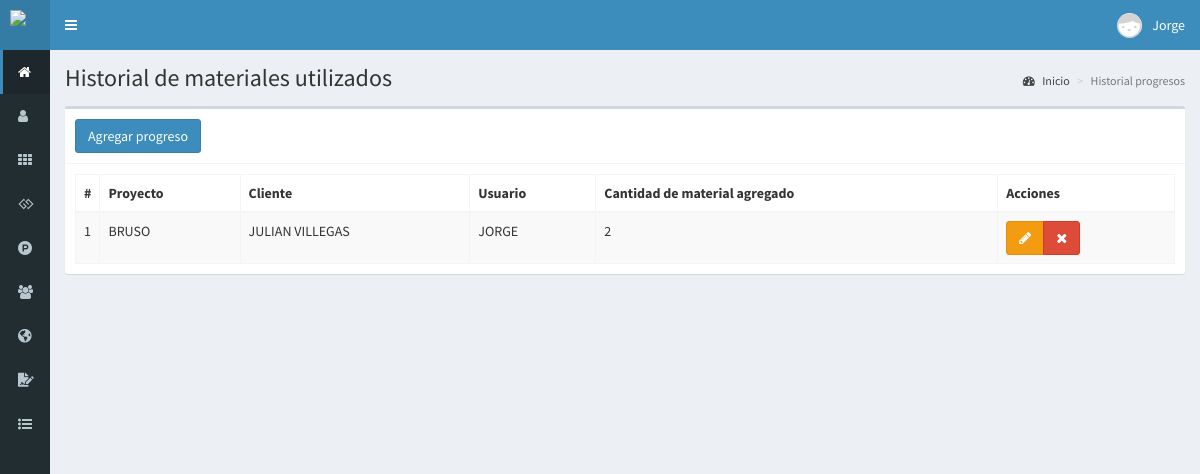
The page /historial-progresos (signed in) on the database its author committed.
### tables this page shows
CREATE TABLE `progreso` (
  `idPro` int(11) NOT NULL,
  `idProyec` int(11) NOT NULL,
  `nomPro` varchar(250) NOT NULL,
  `cliente` varchar(50) NOT NULL,
  `user` varchar(50) NOT NULL,
  `descripM` text NOT NULL,
  `cantidadMP` int(250) NOT NULL,
  `fecha` date NOT NULL
);

### controladores/plantilla.controlador.php (called while the page is built)
<?php
class ControladorPlantilla{
	static public function ctrPlantilla(){
		include "vistas/plantilla.php";
	}
}

### index.php (called while the page is built, shortened)
<?php
require_once "controladores/plantilla.controlador.php";
require_once "controladores/progreso.controlador.php";
require_once "modelos/progreso.modelo.php";
$plantilla = new ControladorPlantilla();
$plantilla -> ctrPlantilla();

### controladores/progreso.controlador.php (called while the page is built, shortened)
<?php
class ControladorProgreso{
	static public function ctrMostrarProgresos($item, $valor){
		$tabla = "progreso";
		$respuesta = ModeloProgreso::mdlMostrarProgresos($tabla, $item, $valor);
		return $respuesta;
	}
}

### modelos/conexion.php (called while the page is built)
<?php
class Conexion{
	static public function conectar(){
		$link = new PDO("mysql:host=localhost;dbname=pos",
			            "root",
			            "");
		$link->exec("set names utf8");
		return $link;
	}
}

### modelos/progreso.modelo.php (called while the page is built, shortened)
<?php
require_once "conexion.php";
class ModeloProgreso{
    static public function mdlMostrarProgresos($tabla, $item, $valor){
		if($item != null){
			$stmt = Conexion::conectar()->prepare("SELECT * FROM $tabla WHERE $item = :$item");
			$stmt -> bindParam(":".$item, $valor, PDO::PARAM_STR);
			$stmt -> execute();
			return $stmt -> fetch();
		}else{
			$stmt = Conexion::conectar()->prepare("SELECT * FROM $tabla");
			$stmt -> execute();
			return $stmt -> fetchAll();
		}
	}
}

### vistas/modulos/historial-progresos.php (the view, shortened to what this page needs)
<div class="content-wrapper">
  <section class="content-header">
    <h1>
      Historial de materiales utilizados
    </h1>
    <ol class="breadcrumb">
      <li><a href="inicio"><i class="fa fa-dashboard"></i> Inicio</a></li>
      <li class="active">Historial progresos</li>
    </ol>
  </section>
  <section class="content">
    <div class="box">
      <div class="box-header with-border">
        <a href="agregar-progreso">
          <button class="btn btn-primary">
            Agregar progreso
          </button>
        </a>
      </div>
      <div class="box-body">
       <table class="table table-bordered table-striped dt-responsive tablas" width="100%">
        <thead>
         <tr>
           <th style="width:10px">#</th>
           <th>Proyecto</th>
           <th>Cliente</th>
           <th>Usuario</th>
           <th>Cantidad de material agregado</th>
           <th>Acciones</th>
         </tr>
        </thead>
        <tbody>
        <?php
            $item = null;
            $valor = null;
            $progreso = ControladorProgreso::ctrMostrarProgresos($item, $valor);
            foreach ($progreso as $key => $value) {
              echo ' <tr>
                      <td>'.($key+1).'</td>
                      <td class="text-uppercase">'.$value["nomPro"].'</td>
                      <td class="text-uppercase">'.$value["cliente"].'</td>
                      <td class="text-uppercase">'.$value["user"].'</td>
                      <td class="text-uppercase">'.$value["cantidadMP"].'</td>
                      <td>
                        <div class="btn-group">
                        <button class="btn btn-warning btnEditarProgreso" idProgreso="'.$value["idPro"].'"><i class="fa fa-pencil"></i></button>';
                          if($_SESSION["perfil"] == "Administrador"){
                            echo '<button class="btn btn-danger btnEliminarProgreso" idProgreso="'.$value["idPro"].'"><i class="fa fa-times"></i></button>';
                          }
                        echo '</div>
                      </td>
                    </tr>';
            }
        ?>
        </tbody>
       </table>
      </div>
    </div>
  </section>
</div>

### rows shown on the page
progreso: nomPro "BRUSO", cliente "JULIAN VILLEGAS", user "JORGE", cantidadMP "2"

### other values the page prints
$_SESSION["nombre"] "Jorge"
